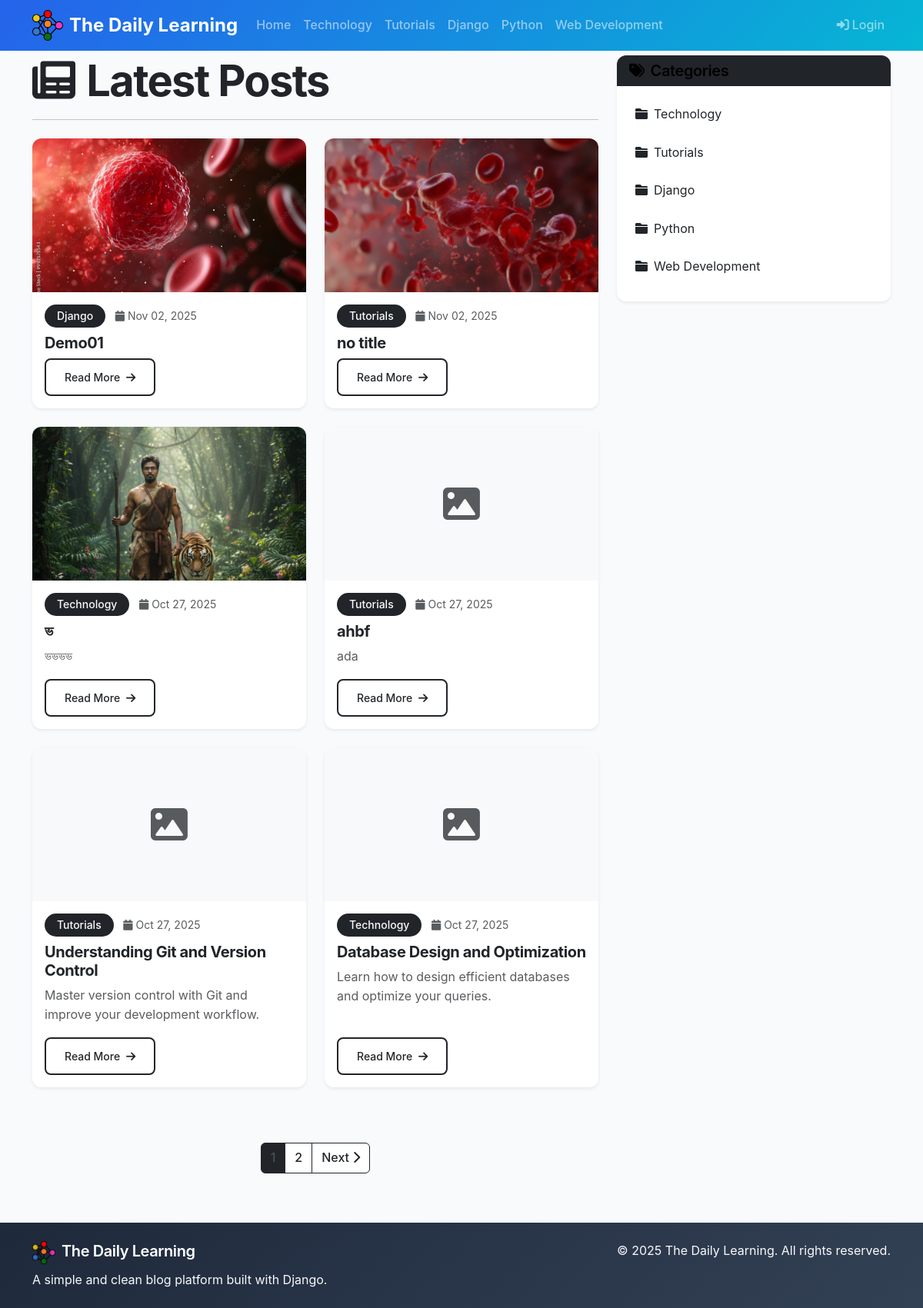
/, run on an earlier commit of the app's database.
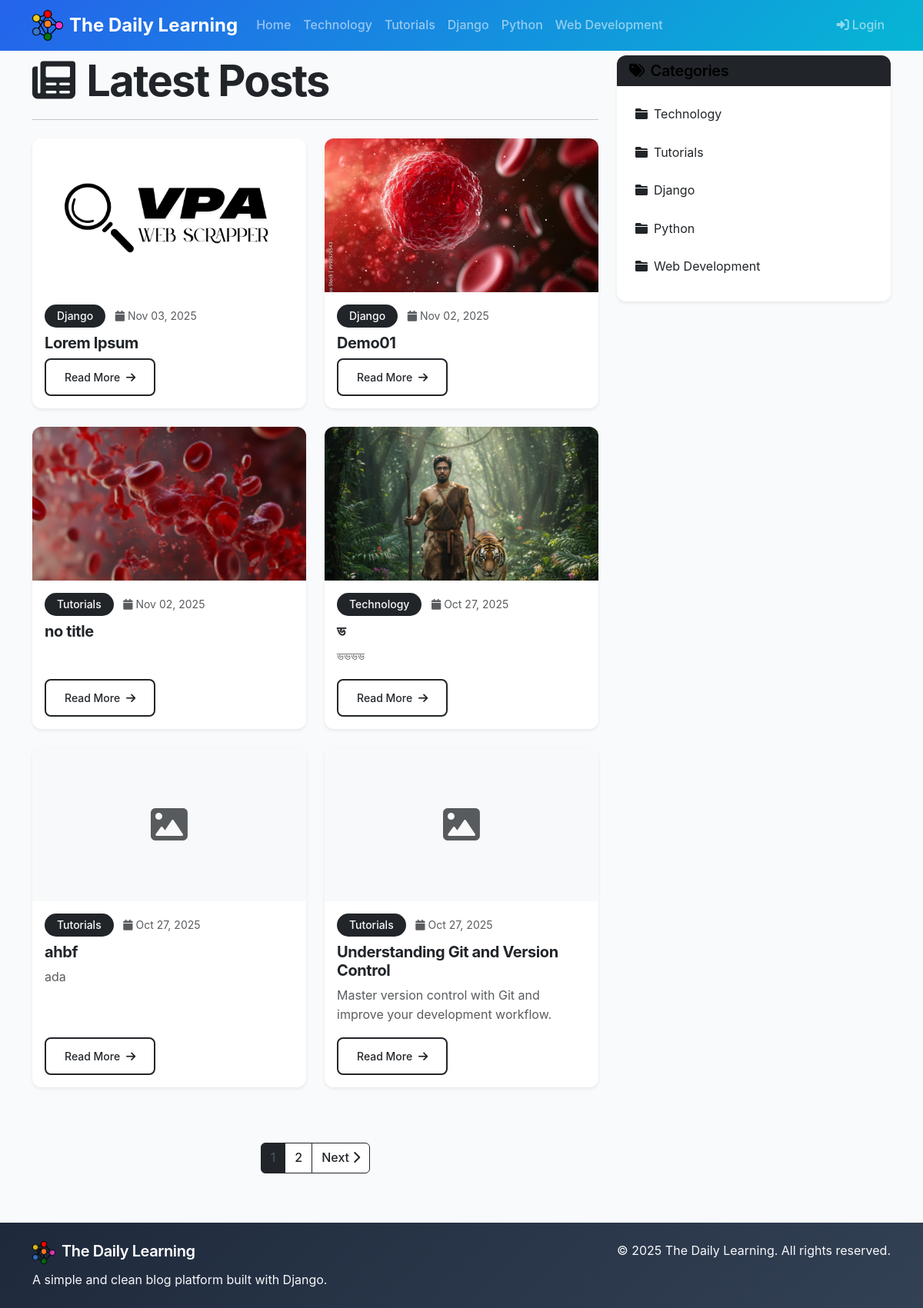
And on a later commit of the database.
### blog/models.py (models this page shows, shortened)
class Category(models.Model):
    name = models.CharField(max_length=100)
    slug = models.SlugField(unique=True)
    description = models.TextField(blank=True)
    created_at = models.DateTimeField(auto_now_add=True)
    class Meta:
        verbose_name_plural = "Categories"

class Post(models.Model):
    STATUS_CHOICES = [
        ('draft', 'Draft'),
        ('published', 'Published'),
    ]
    title = models.CharField(max_length=200)
    slug = models.SlugField(unique=True)
    author = models.ForeignKey(User, on_delete=models.CASCADE)
    category = models.ForeignKey(Category, on_delete=models.CASCADE, related_name='posts')
    content = models.TextField(help_text="You can add images, videos, and YouTube links here")
    excerpt = models.TextField(max_length=500, blank=True, help_text="Brief description of the post")
    featured_image = models.ImageField(upload_to='blog_images/', blank=True, null=True)
    youtube_url = models.CharField(max_length=200, blank=True, help_text="YouTube URL (e.g., https://www.youtube.com/watch?v=VIDEO_ID)")
    video_file = models.FileField(upload_to='blog_videos/', blank=True, null=True, help_text="Upload video file")
    status = models.CharField(max_length=10, choices=STATUS_CHOICES, default='draft')
    created_at = models.DateTimeField(auto_now_add=True)
    updated_at = models.DateTimeField(auto_now=True)
    published_at = models.DateTimeField(null=True, blank=True)
    class Meta:
        ordering = ['-created_at']

### blog/views.py (the view)
# urls.py: path('', views.post_list, name='post_list'),
def post_list(request):
    posts = Post.objects.filter(status='published').select_related('author', 'category')
    categories = Category.objects.all()
    paginator = Paginator(posts, 6)  # Show 6 posts per page
    page_number = request.GET.get('page')
    posts = paginator.get_page(page_number)
    context = {
        'posts': posts,
        'categories': categories,
    }
    return render(request, 'blog/post_list.html', context)

### templates/blog/post_list.html (shortened to what this page needs)
{% extends 'blog/base.html' %}
{% block content %}
<div class="row">
    <div class="col-lg-8">
        <div class="mb-4">
            <h1 class="display-4 fw-bold text-dark mb-3">
                <i class="fas fa-newspaper me-3"></i>Latest Posts
            </h1>
            <hr class="border-dark">
        </div>
        {% if posts %}
            <div class="row">
                {% for post in posts %}
                <div class="col-md-6 mb-4">
                    <div class="card h-100 shadow-sm border-0">
                        {% if post.featured_image %}
                        <img src="{{ post.featured_image.url }}" class="card-img-top" alt="{{ post.title }}" style="height: 200px; object-fit: cover;">
                        {% else %}
                        <div class="card-img-top bg-light d-flex align-items-center justify-content-center" style="height: 200px;">
                            <i class="fas fa-image fa-3x text-muted"></i>
                        </div>
                        {% endif %}
                        <div class="card-body d-flex flex-column">
                            <div class="mb-2">
                                <span class="badge bg-dark text-light">{{ post.category.name }}</span>
                                <small class="text-muted ms-2">
                                    <i class="fas fa-calendar me-1"></i>{{ post.created_at|date:"M d, Y" }}
                                </small>
                            </div>
                            <h5 class="card-title fw-bold">
                                {% if post.slug %}
                                <a href="{% url 'post_detail' post.slug %}" class="text-dark text-decoration-none">
                                    {{ post.title }}
                                </a>
                                {% else %}
                                <span class="text-dark">{{ post.title }}</span>
                                {% endif %}
                            </h5>
                            {% if post.excerpt %}
                            <p class="card-text text-muted flex-grow-1">{{ post.excerpt|truncatewords:20 }}</p>
                            {% endif %}
                            <div class="mt-auto">
                                {% if post.slug %}
                                <a href="{% url 'post_detail' post.slug %}" class="btn btn-outline-dark btn-sm">
                                    Read More <i class="fas fa-arrow-right ms-1"></i>
                                </a>
                                {% else %}
                                <button class="btn btn-outline-dark btn-sm" disabled>Read More</button>
                                {% endif %}
                            </div>
                        </div>
                    </div>
                </div>
                {% endfor %}
            </div>
            {% if posts.has_other_pages %}
            <nav aria-label="Page navigation" class="mt-5">
                <ul class="pagination justify-content-center">
                    {% for num in posts.paginator.page_range %}
                        {% if posts.number == num %}
                        <li class="page-item active">
                            <span class="page-link bg-dark border-dark">{{ num }}</span>
                        </li>
                        {% elif num > posts.number|add:'-3' and num < posts.number|add:'3' %}
                        <li class="page-item">
                            <a class="page-link text-dark border-dark" href="?page={{ num }}">{{ num }}</a>
                        </li>
                        {% endif %}
                    {% endfor %}
                    {% if posts.has_next %}
                    <li class="page-item">
                        <a class="page-link text-dark border-dark" href="?page={{ posts.next_page_number }}">
                            Next <i class="fas fa-chevron-right"></i>
                        </a>
                    </li>
                    {% endif %}
                </ul>
            </nav>
            {% endif %}
        {% else %}
            <div class="text-center py-5">
                <i class="fas fa-newspaper fa-4x text-muted mb-3"></i>
                <h3 class="text-muted">No posts available</h3>
                <p class="text-muted">Check back later for new content!</p>
            </div>
        {% endif %}
    </div>
    <div class="col-lg-4">
        <div class="sticky-top" style="top: 2rem;">
            <div class="card border-0 shadow-sm mb-4">
                <div class="card-header bg-dark text-light">
                    <h5 class="mb-0">
                        <i class="fas fa-tags me-2"></i>Categories
                    </h5>
                </div>
                <div class="card-body">
                    {% for category in categories %}
                    <a href="{% url 'category_posts' category.slug %}" class="d-block text-decoration-none text-dark mb-2 p-2 rounded hover-bg">
                        <i class="fas fa-folder me-2"></i>{{ category.name }}
                    </a>
                    {% endfor %}
                </div>
            </div>
        </div>
    </div>
</div>
{% endblock %}

### templates/blog/base.html (shortened to what this page needs)
<!DOCTYPE html>
<html lang="en">
<head>
    <link href="https://cdn.jsdelivr.net/npm/bootstrap@5.3.0/dist/css/bootstrap.min.css" rel="stylesheet">
    <link rel="stylesheet" href="{% load static %}{% static 'css/style.css' %}">
    <link rel="stylesheet" href="https://cdnjs.cloudflare.com/ajax/libs/font-awesome/6.0.0/css/all.min.css">
</head>
<body>
    <nav class="navbar navbar-expand-lg navbar-dark bg-dark fixed-top">
        <div class="container d-flex justify-content-center">
            <a class="navbar-brand fw-bold d-flex align-items-center" href="{% url 'post_list' %}">
                <img src="{% load static %}{% get_media_prefix %}Logo/site_logo.png" alt="The Daily Learning" height="40" class="me-2">
                The Daily Learning
            </a>
            <div class="collapse navbar-collapse justify-content-center" id="navbarNav">
                <ul class="navbar-nav me-auto">
                    <li class="nav-item">
                        <a class="nav-link" href="{% url 'post_list' %}">Home</a>
                    </li>
                    {% for category in categories %}
                    <li class="nav-item">
                        <a class="nav-link" href="{% url 'category_posts' category.slug %}">{{ category.name }}</a>
                    </li>
                    {% endfor %}
                </ul>
                <ul class="navbar-nav">
                    {% if user.is_authenticated %}
                        <li class="nav-item">
                            <a class="nav-link" href="{% url 'admin_dashboard' %}">
                                <i class="fas fa-tachometer-alt me-1"></i>Dashboard
                            </a>
                        </li>
                        <li class="nav-item">
                            <a class="nav-link" href="{% url 'custom_logout' %}">
                                <i class="fas fa-sign-out-alt me-1"></i>Logout
                            </a>
                        </li>
                    {% else %}
                        <li class="nav-item">
                            <a class="nav-link" href="{% url 'custom_login' %}">
                                <i class="fas fa-sign-in-alt me-1"></i>Login
                            </a>
                        </li>
                    {% endif %}
                </ul>
            </div>
        </div>
    </nav>
    <main class="container my-3 mt-5 mt-2 pt-4">
        {% block content %}
        {% endblock %}
    </main>
    <footer class="footer-gradient text-light py-4 mt-5">
        <div class="container">
            <div class="row">
                <div class="col-md-6">
                    <h5><img src="{% load static %}{% get_media_prefix %}Logo/site_logo.png" alt="The Daily Learning" height="30" class="me-2">The Daily Learning</h5>
                    <p class="mb-0">A simple and clean blog platform built with Django.</p>
                </div>
                <div class="col-md-6 text-md-end">
                    <p class="mb-0">&copy; {% now "Y" %} The Daily Learning. All rights reserved.</p>
                </div>
            </div>
        </div>
    </footer>
</body>
</html>

### static/css/style.css (style rules this page uses)
body { font-family: -apple-system, BlinkMacSystemFont, 'Segoe UI', 'Roboto', 'Oxygen', 'Ubuntu', 'Cantarell', sans-serif; line-height: 1.6; color: #333; background-color: #ffffff; }
h1, h2, h3, h4, h5, h6 { font-weight: 600; color: #000; letter-spacing: -0.02em; }
h1 { font-size: 2.5rem; }
.display-4 { font-weight: 700; letter-spacing: -0.03em; }
h1, h2, h3, h4, h5, h6 { font-weight: 600; color: #000; }
.display-4 { font-weight: 700; }
.card { transition: transform 0.2s ease-in-out, box-shadow 0.2s ease-in-out; border: 1px solid #e9ecef; }
.card-header { border-bottom: 1px solid #e9ecef; }
.navbar-brand { font-size: 1.5rem; }
.navbar-nav .nav-link { font-weight: 500; transition: color 0.2s ease-in-out; }
.btn-outline-dark { border-width: 2px; font-weight: 500; transition: all 0.2s ease-in-out; }
a { transition: color 0.2s ease-in-out; }
.hover-bg { transition: background-color 0.2s ease-in-out; }
.badge { font-weight: 500; padding: 0.5rem 0.75rem; }
.pagination .page-link { border-color: #dee2e6; color: #495057; font-weight: 500; }
.pagination .page-item.active .page-link { background-color: #000; border-color: #000; }
footer { margin-top: auto; }
footer h5 { color: #fff; font-weight: 600; }
.card-img-top { transition: opacity 0.2s ease-in-out; }
.card { border-radius: 12px; overflow: hidden; }
.card-header { background-color: #f8f9fa; border-bottom: none; font-weight: 600; }
.btn { border-radius: 8px; padding: 0.75rem 1.5rem; font-weight: 500; transition: all 0.3s ease; }
.badge { padding: 0.5rem 1rem; border-radius: 20px; font-size: 0.875rem; }

### templates/blog/base.html (style rules this page uses)
:root { --primary-color: #2563eb; --secondary-color: #06b6d4; --accent-color: #10b981; --dark-color: #1e293b; --light-color: #f8fafc; --text-color: #334155; --border-color: #e2e8f0; }
.navbar-dark { background: linear-gradient(135deg, var(--primary-color), var(--secondary-color)) !important; }
.card { border: 1px solid var(--border-color); box-shadow: 0 4px 6px -1px rgba(0, 0, 0, 0.1); }
body { color: var(--text-color); background-color: var(--light-color); }
.navbar-brand img { filter: brightness(1.1); }
.footer-gradient { background: linear-gradient(135deg, var(--dark-color), #334155); }

What changed in the data, as far as the page shows it:
no longer on this page (row unchanged): Post: category.name "Technology", created_at "Oct 27, 2025", title "Database Design and Optimization", excerpt "Learn how to design efficient databases and optimize your queries.", shows "Read More"
added Post: featured_image (picture), category.name "Django", created_at "Nov 03, 2025", title "Lorem Ipsum", slug "Read More"
